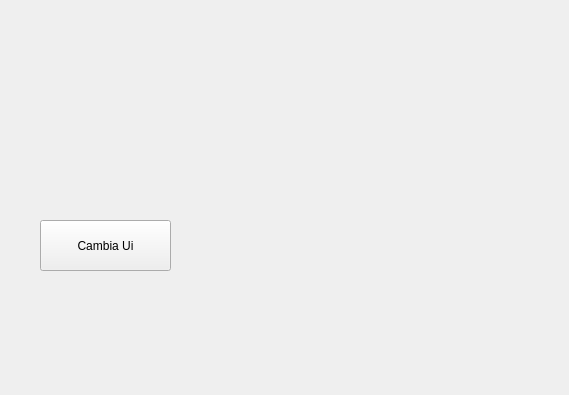
<?xml version="1.0" encoding="UTF-8"?>
<ui version="4.0">
 <class>Form</class>
 <widget class="QWidget" name="Form">
  <property name="geometry">
   <rect>
    <x>0</x>
    <y>0</y>
    <width>569</width>
    <height>395</height>
   </rect>
  </property>
  <property name="windowTitle">
   <string>Form</string>
  </property>
  <widget class="QPushButton" name="pushButton">
   <property name="geometry">
    <rect>
     <x>40</x>
     <y>220</y>
     <width>131</width>
     <height>51</height>
    </rect>
   </property>
   <property name="text">
    <string>Cambia Ui</string>
   </property>
  </widget>
 </widget>
 <resources/>
 <connections/>
</ui>
